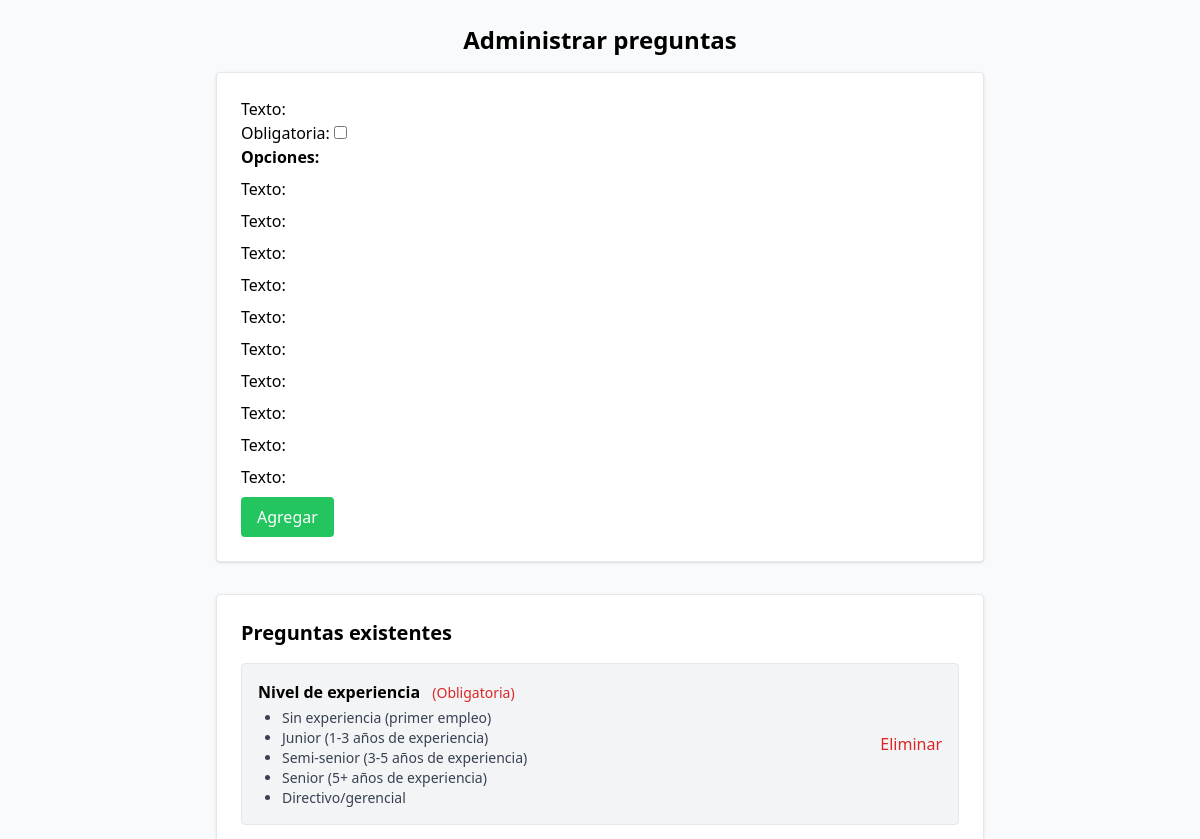
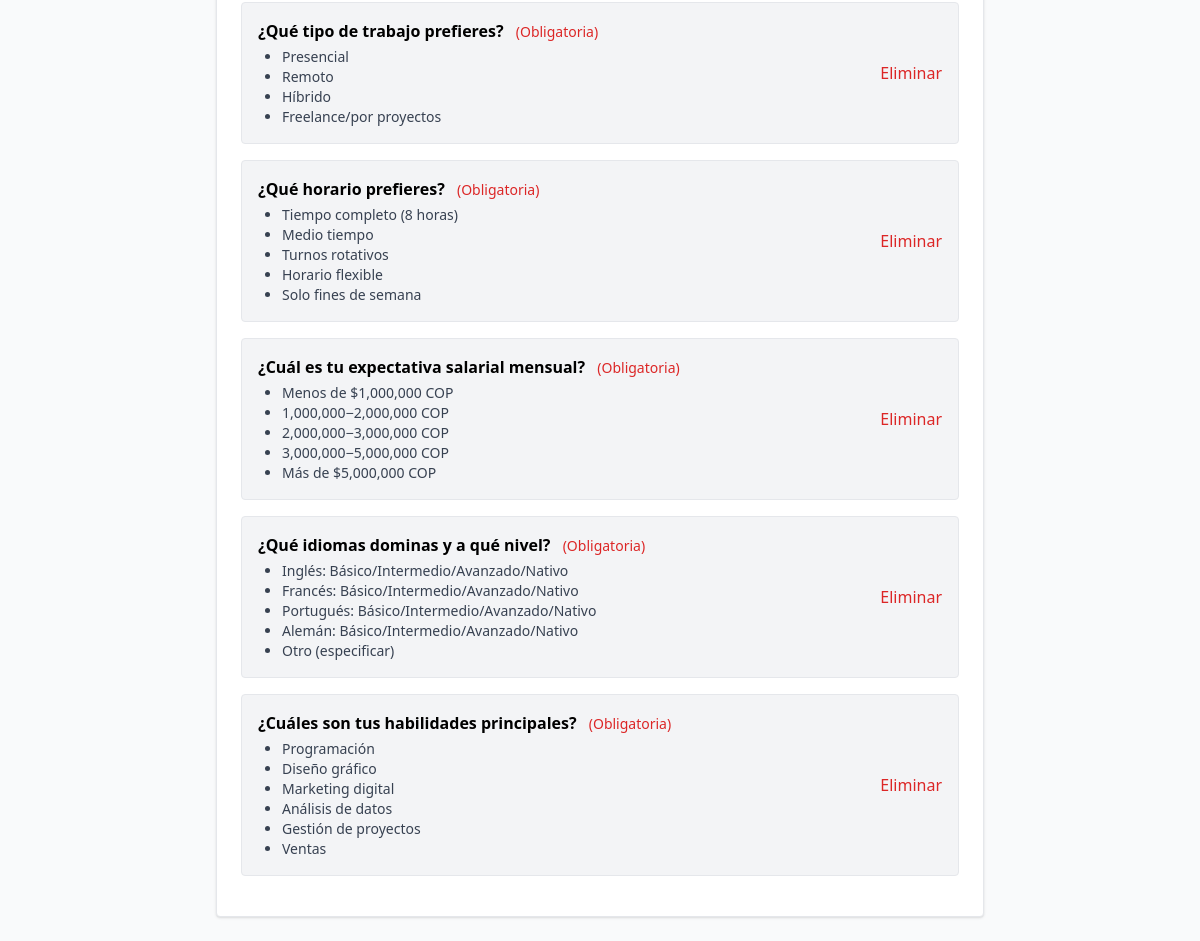
/admin-preguntas/ (signed in), run on the app's committed database (2 pictures, top to bottom).
### talentracker/models.py (models this page shows, shortened)
class PreguntaPerfil(models.Model):
    texto = models.CharField(max_length=255)
    obligatoria = models.BooleanField(default=False)

class OpcionPregunta(models.Model):
    pregunta = models.ForeignKey(PreguntaPerfil, related_name='opciones', on_delete=models.CASCADE)
    texto = models.CharField(max_length=255)

### talentracker/views.py (the view)
# urls.py: path('admin-preguntas/', talenTracker.admin_preguntas, name='admin_preguntas'),
@user_passes_test(lambda u: u.is_superuser)
def admin_preguntas(request):
    if request.method == 'POST':
        form = PreguntaPerfilForm(request.POST)
        if form.is_valid():
            pregunta = form.save(commit=False)
            formset = OpcionFormSet(request.POST, instance=pregunta)
            if formset.is_valid():
                pregunta.save()
                formset.save()
                return redirect('admin_preguntas')
    else:
        form = PreguntaPerfilForm()
        formset = OpcionFormSet()
    preguntas = PreguntaPerfil.objects.prefetch_related('opciones')
    return render(request, 'admin_preguntas.html', {
        'form': form,
        'formset': formset,
        'preguntas': preguntas
    })

### talentracker/forms.py
class PreguntaPerfilForm(forms.ModelForm):
    class Meta:
        model = PreguntaPerfil
        fields = ['texto', 'obligatoria']

### talentracker/templates/admin_preguntas.html (shortened to what this page needs)
{% load static %}
<!DOCTYPE html>
<html lang="es">
<head>
    <script src="https://cdn.tailwindcss.com"></script>
</head>
<body class="bg-gray-50 min-h-screen p-6">
    <div class="max-w-3xl mx-auto">
        <h1 class="text-2xl font-bold mb-4 text-center">Administrar preguntas</h1>
        <div class="bg-white p-6 rounded shadow border mb-8">
            <form method="post">
                {{ form.as_p }}
                <h4 class="font-semibold mb-2">Opciones:</h4>
                {% for f in formset %}
                    <div class="mb-2">{{ f.texto.label_tag }} {{ f.texto }}</div>
                {% endfor %}
                <button type="submit" class="bg-green-500 text-white px-4 py-2 rounded">Agregar</button>
            </form>
        </div>
        <div class="bg-white p-6 rounded shadow border">
            <h2 class="text-xl font-semibold mb-4">Preguntas existentes</h2>
            {% for pregunta in preguntas %}
                <div class="mb-4 p-4 border rounded bg-gray-100">
                    <div class="flex justify-between items-center">
                        <div>
                            <strong>{{ pregunta.texto }}</strong>
                            {% if pregunta.obligatoria %}<span class="text-red-600 text-sm ml-2">(Obligatoria)</span>{% endif %}
                            <ul class="list-disc ml-6 mt-1 text-sm text-gray-700">
                                {% for opcion in pregunta.opciones.all %}
                                    <li>{{ opcion.texto }}</li>
                                {% endfor %}
                            </ul>
                        </div>
                        <a href="{% url 'eliminar_pregunta' pregunta.id %}" class="text-red-600 hover:underline">Eliminar</a>
                    </div>
                </div>
            {% empty %}
                <p class="text-gray-500">No hay preguntas registradas.</p>
            {% endfor %}
        </div>
    </div>
</body>
</html>

### data on the page
PreguntaPerfil: texto "Nivel de experiencia", obligatoria "(Obligatoria)"
OpcionPregunta: texto "Sin experiencia (primer empleo)"
OpcionPregunta: texto "Junior (1-3 años de experiencia)"
OpcionPregunta: texto "Semi-senior (3-5 años de experiencia)"
OpcionPregunta: texto "Senior (5+ años de experiencia)"
OpcionPregunta: texto "Directivo/gerencial"
PreguntaPerfil: texto "¿Qué tipo de trabajo prefieres?", obligatoria "(Obligatoria)"
OpcionPregunta: texto "Presencial"
OpcionPregunta: texto "Remoto"
OpcionPregunta: texto "Híbrido"
OpcionPregunta: texto "Freelance/por proyectos"
PreguntaPerfil: texto "¿Qué horario prefieres?", obligatoria "(Obligatoria)"
OpcionPregunta: texto "Tiempo completo (8 horas)"
OpcionPregunta: texto "Medio tiempo"
OpcionPregunta: texto "Turnos rotativos"
OpcionPregunta: texto "Horario flexible"
OpcionPregunta: texto "Solo fines de semana"
PreguntaPerfil: texto "¿Cuál es tu expectativa salarial mensual?", obligatoria "(Obligatoria)"
OpcionPregunta: texto "Menos de $1,000,000 COP"
OpcionPregunta: texto "1,000,000−2,000,000 COP"
OpcionPregunta: texto "2,000,000−3,000,000 COP"
OpcionPregunta: texto "3,000,000−5,000,000 COP"
OpcionPregunta: texto "Más de $5,000,000 COP"
PreguntaPerfil: texto "¿Qué idiomas dominas y a qué nivel?", obligatoria "(Obligatoria)"
OpcionPregunta: texto "Inglés: Básico/Intermedio/Avanzado/Nativo"
OpcionPregunta: texto "Francés: Básico/Intermedio/Avanzado/Nativo"
OpcionPregunta: texto "Portugués: Básico/Intermedio/Avanzado/Nativo"
OpcionPregunta: texto "Alemán: Básico/Intermedio/Avanzado/Nativo"
OpcionPregunta: texto "Otro (especificar)"
PreguntaPerfil: texto "¿Cuáles son tus habilidades principales?", obligatoria "(Obligatoria)"
OpcionPregunta: texto "Programación"
OpcionPregunta: texto "Diseño gráfico"
OpcionPregunta: texto "Marketing digital"
OpcionPregunta: texto "Análisis de datos"
OpcionPregunta: texto "Gestión de proyectos"
OpcionPregunta: texto "Ventas"

### other printed values
{{ f.texto.label_tag }} "Texto:" "Texto:" "Texto:" "Texto:" "Texto:" "Texto:" "Texto:" "Texto:" "Texto:" "Texto:"
